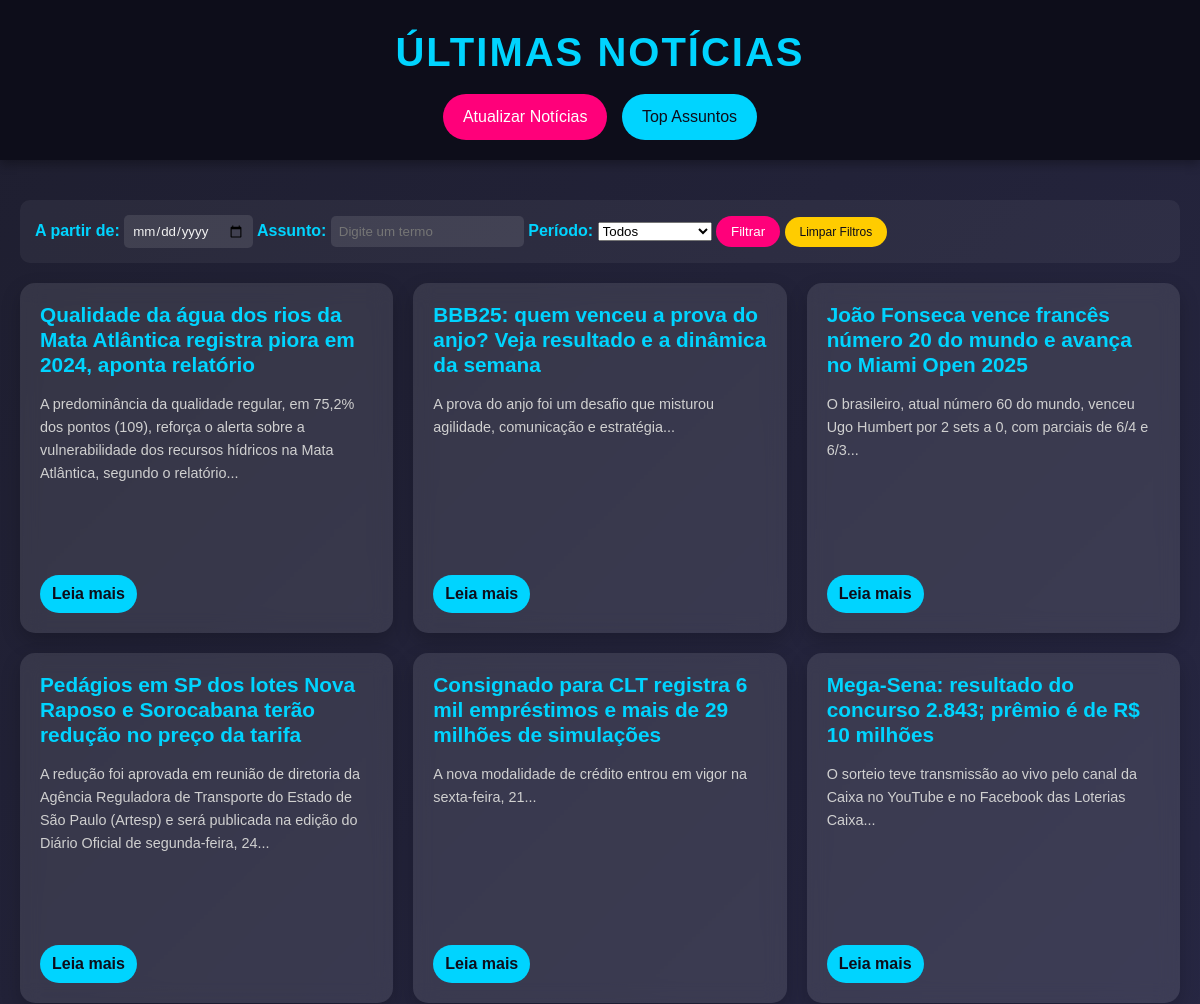
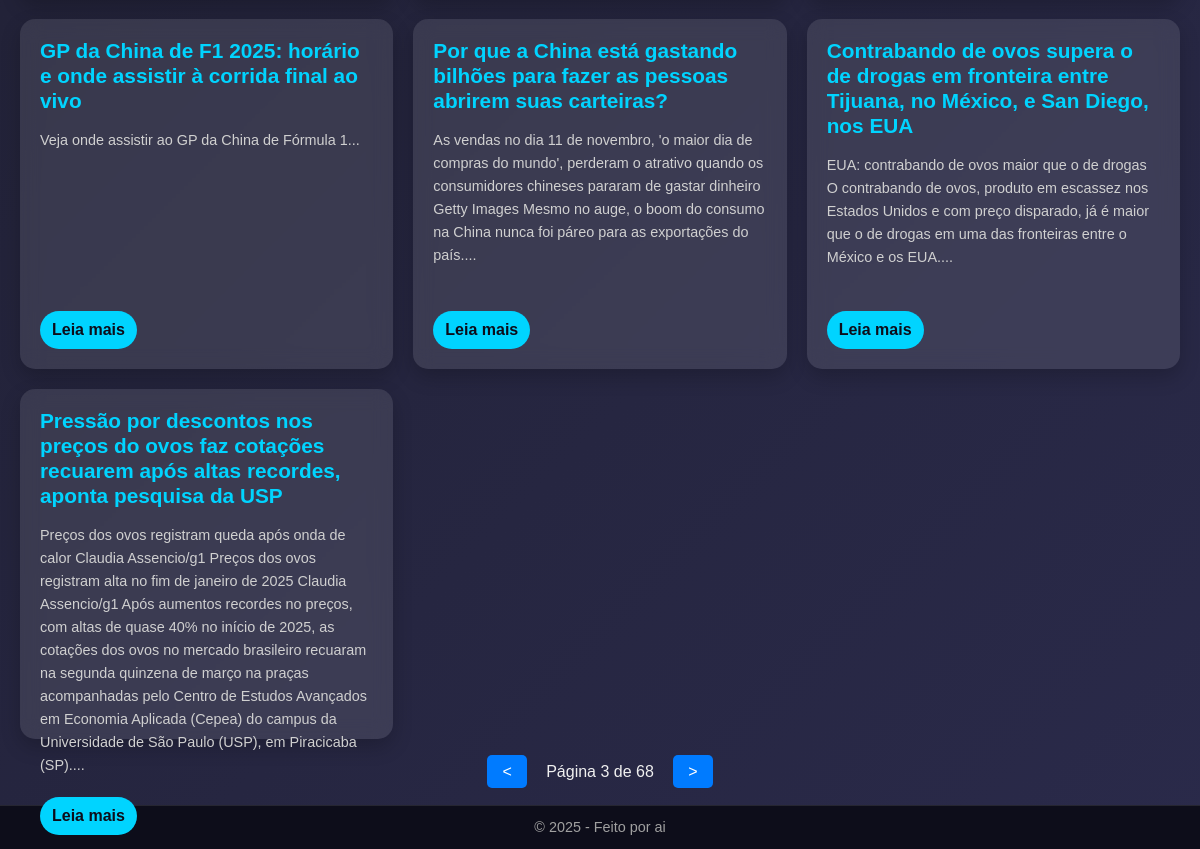
/?page=3, run on the app's committed database (2 pictures, top to bottom).
### app/models.py (models this page shows)
class Noticia(db.Model):
    __tablename__ = 'Noticia'
    id = db.Column(db.Integer, primary_key=True)
    titulo = db.Column(db.String(200), nullable=False)
    conteudo = db.Column(db.Text, nullable=False)
    url = db.Column(db.String(500), unique=True, nullable=False)
    data_publicacao = db.Column(db.DateTime, nullable=False)
    resumo = db.Column(db.Text)

### app/routes.py (the view)
@bp.route('/', methods=['GET'])
def index():
    data_filtro = request.args.get('data', None)
    assunto_filtro = request.args.get('assunto', None)
    periodo = request.args.get('periodo', None)
    page = request.args.get('page', default=1, type=int)
    noticias_paginadas = filtrar_noticias(data_filtro, assunto_filtro, periodo, page=page, per_page=10)
    return render_template('index.html', noticias=noticias_paginadas.items, pagination=noticias_paginadas)

### app/repository.py (called while the page is built, shortened)
def filtrar_noticias(data_filtro=None, assunto_filtro=None, periodo=None, page=1, per_page=10):
    query = Noticia.query
    if data_filtro:
        try:
            data = datetime.strptime(data_filtro, '%Y-%m-%d')
            query = query.filter(db.func.date(Noticia.data_publicacao) >= data.date())
        except ValueError:
            pass
    if periodo == 'semana':
        data_inicio = datetime.now() - timedelta(days=7)
        query = query.filter(Noticia.data_publicacao >= data_inicio)
    elif periodo == 'mes':
        data_inicio = datetime.now() - timedelta(days=30)
        query = query.filter(Noticia.data_publicacao >= data_inicio)
    return query.order_by(Noticia.data_publicacao.desc()).paginate(page=page, per_page=per_page)

### app/templates/index.html (shortened to what this page needs)
<!DOCTYPE html>
<html lang="pt-br">
<head>
    <link rel="stylesheet" href="{{ url_for('static', filename='styles.css') }}">
</head>
<body>
    <header>
        <h1>Últimas Notícias</h1>
        <a href="/atualizar" class="btn-atualizar">Atualizar Notícias</a>
        <a href="/dashboard" class="btn-dashboard">Top Assuntos</a>
    </header>
        <main>
        <section class="filtro-container">
            <form method="GET" action="/">
                <label for="data">A partir de:</label>
                <input type="date" id="data" name="data">
                <label for="assunto">Assunto:</label>
                <input type="text" id="assunto" name="assunto" placeholder="Digite um termo">
                <label for="periodo">Período:</label>
                <select id="periodo" name="periodo">
                    <option value="">Todos</option>
                </select>
                <button type="submit" class="btn-filtrar">Filtrar</button>
                <a href="/" class="btn-limpar">Limpar Filtros</a>
            </form>
        </section>
        <section class="noticias-container">
            {% for noticia in noticias %}
                <article class="noticia-card">
                    <h2>{{ noticia.titulo }}</h2>
                    <p>{{ noticia.resumo or noticia.conteudo[:200] }}...</p>
                    <a class="btn-leia-mais" href="{{ url_for('main.noticia_detalhe', id=noticia.id) }}">Leia mais</a>                </article>
            {% endfor %}
        </section>
        <div class="pagination">
            {% if pagination.has_prev %}
                <a href="{{ url_for('main.index', page=pagination.prev_num, data=request.args.get('data'), assunto=request.args.get('assunto'), periodo=request.args.get('periodo')) }}"><</a>
            {% endif %}
            <span>Página {{ pagination.page }} de {{ pagination.pages }}</span>
            {% if pagination.has_next %}
                <a href="{{ url_for('main.index', page=pagination.next_num, data=request.args.get('data'), assunto=request.args.get('assunto'), periodo=request.args.get('periodo')) }}">></a>
            {% endif %}
        </div>
    </main>
    <footer>
        <p>© 2025 - Feito por ai</p>
    </footer>
</body>
</html>

### app/static/styles.css (style rules this page uses)
* { margin: 0; padding: 0; box-sizing: border-box; font-family: 'Arial', sans-serif; }
body { background: linear-gradient(135deg, #1e1e2f 0%, #2a2a4a 100%); color: #f0f0f0; line-height: 1.6; min-height: 100vh; display: flex; flex-direction: column; }
header { background: #0d0d1a; padding: 20px; text-align: center; box-shadow: 0 4px 10px rgba(0, 0, 0, 0.3); }
header h1 { font-size: 2.5em; color: #00d4ff; text-transform: uppercase; letter-spacing: 2px; }
.btn-atualizar, .btn-voltar { display: inline-block; margin-top: 10px; padding: 10px 20px; background: #ff007a; color: #fff; text-decoration: none; border-radius: 25px; transition: transform 0.3s, background 0.3s; }
main { flex: 1; padding: 20px; }
.filtro-container { max-width: 1200px; margin: 20px auto; padding: 15px; background: rgba(255, 255, 255, 0.05); border-radius: 10px; display: flex; gap: 15px; align-items: center; }
.filtro-container label { color: #00d4ff; font-weight: bold; }
.filtro-container input { padding: 8px; border: none; border-radius: 5px; background: rgba(255, 255, 255, 0.1); color: #f0f0f0; }
.btn-filtrar { padding: 8px 15px; background: #ff007a; color: #fff; border: none; border-radius: 20px; cursor: pointer; transition: background 0.3s; }
.btn-limpar { font-size: 12px; padding: 8px 15px; background: #ffcc00; color: #0d0d1a; text-decoration: none; border-radius: 20px; transition: background 0.3s; }
.noticias-container { max-width: 1200px; margin: 0 auto; display: grid; grid-template-columns: repeat(auto-fit, minmax(300px, 1fr)); gap: 20px; }
.noticia-card { background: rgba(255, 255, 255, 0.1); border-radius: 15px; padding: 20px; backdrop-filter: blur(10px); box-shadow: 0 8px 20px rgba(0, 0, 0, 0.2); transition: transform 0.3s, box-shadow 0.3s; height: 350px; display: flex; flex-direction: column; gap: 10px; }
.noticia-card h2 { font-size: 1.3em; color: #00d4ff; margin-bottom: 5px; line-height: 1.2; }
.noticia-card p { font-size: 0.9em; color: #d0d0d0; margin-bottom: 10px; flex-grow: 1; }
.btn-leia-mais { display: inline-block; padding: 6px 12px; background: #00d4ff; color: #0d0d1a; text-decoration: none; border-radius: 20px; font-weight: bold; transition: background 0.3s; align-self: flex-start; }
.pagination { margin-top: 20px; text-align: center; }
.pagination a { padding: 8px 15px; background-color: #007bff; color: white; text-decoration: none; border-radius: 5px; margin: 0 5px; }
.pagination span { margin: 0 10px; }
footer { background: #0d0d1a; padding: 10px; text-align: center; font-size: 0.9em; color: #a0a0a0; border-top: 1px solid rgba(255, 255, 255, 0.1); }
.btn-dashboard { display: inline-block; margin-top: 10px; margin-left: 10px; padding: 10px 20px; background: #00d4ff; color: #0d0d1a; text-decoration: none; border-radius: 25px; transition: background 0.3s; }

### data on the page
Noticia: titulo "Qualidade da água dos rios da Mata Atlântica registra piora em 2024, aponta relatório", resumo "A predominância da qualidade regular, em 75,2% dos pontos (109), reforça o alerta sobre a vulnerabilidade dos recursos hídricos na Mata Atlântica, segundo o relatório"
Noticia: titulo "BBB25: quem venceu a prova do anjo? Veja resultado e a dinâmica da semana", resumo "A prova do anjo foi um desafio que misturou agilidade, comunicação e estratégia"
Noticia: titulo "João Fonseca vence francês número 20 do mundo e avança no Miami Open 2025", resumo "O brasileiro, atual número 60 do mundo, venceu Ugo Humbert por 2 sets a 0, com parciais de 6/4 e 6/3"
Noticia: titulo "Pedágios em SP dos lotes Nova Raposo e Sorocabana terão redução no preço da tarifa", resumo "A redução foi aprovada em reunião de diretoria da Agência Reguladora de Transporte do Estado de São Paulo (Artesp) e será publicada na edição do Diário Oficial de segunda-feira, 24"
Noticia: titulo "Consignado para CLT registra 6 mil empréstimos e mais de 29 milhões de simulações", resumo "A nova modalidade de crédito entrou em vigor na sexta-feira, 21"
Noticia: titulo "Mega-Sena: resultado do concurso 2.843; prêmio é de R$ 10 milhões", resumo "O sorteio teve transmissão ao vivo pelo canal da Caixa no YouTube e no Facebook das Loterias Caixa"
Noticia: titulo "GP da China de F1 2025: horário e onde assistir à corrida final ao vivo", resumo "Veja onde assistir ao GP da China de Fórmula 1"
Noticia: titulo "Por que a China está gastando bilhões para fazer as pessoas abrirem suas carteiras?", resumo "As vendas no dia 11 de novembro, 'o maior dia de compras do mundo', perderam o atrativo quando os consumidores chineses pararam de gastar dinheiro Getty Images Mesmo no auge, o boom do consumo na China nunca foi páreo para as exportações do país."
Noticia: titulo "Contrabando de ovos supera o de drogas em fronteira entre Tijuana, no México, e San Diego, nos EUA", resumo "EUA: contrabando de ovos maior que o de drogas O contrabando de ovos, produto em escassez nos Estados Unidos e com preço disparado, já é maior que o de drogas em uma das fronteiras entre o México e os EUA."
Noticia: titulo "Pressão por descontos nos preços do ovos faz cotações recuarem após altas recordes, aponta pesquisa da USP", resumo "Preços dos ovos registram queda após onda de calor Claudia Assencio/g1 Preços dos ovos registram alta no fim de janeiro de 2025 Claudia Assencio/g1 Após aumentos recordes no preços, com altas de quase 40% no início de 2025, as cotações dos ovos no mercado brasileiro recuaram na segunda quinzena de março na praças acompanhadas pelo Centro de Estudos Avançados em Economia Aplicada (Cepea) do campus da Universidade de São Paulo (USP), em Piracicaba (SP)."

### other printed values
{{ pagination.page }} "3"
{{ pagination.pages }} "68"
